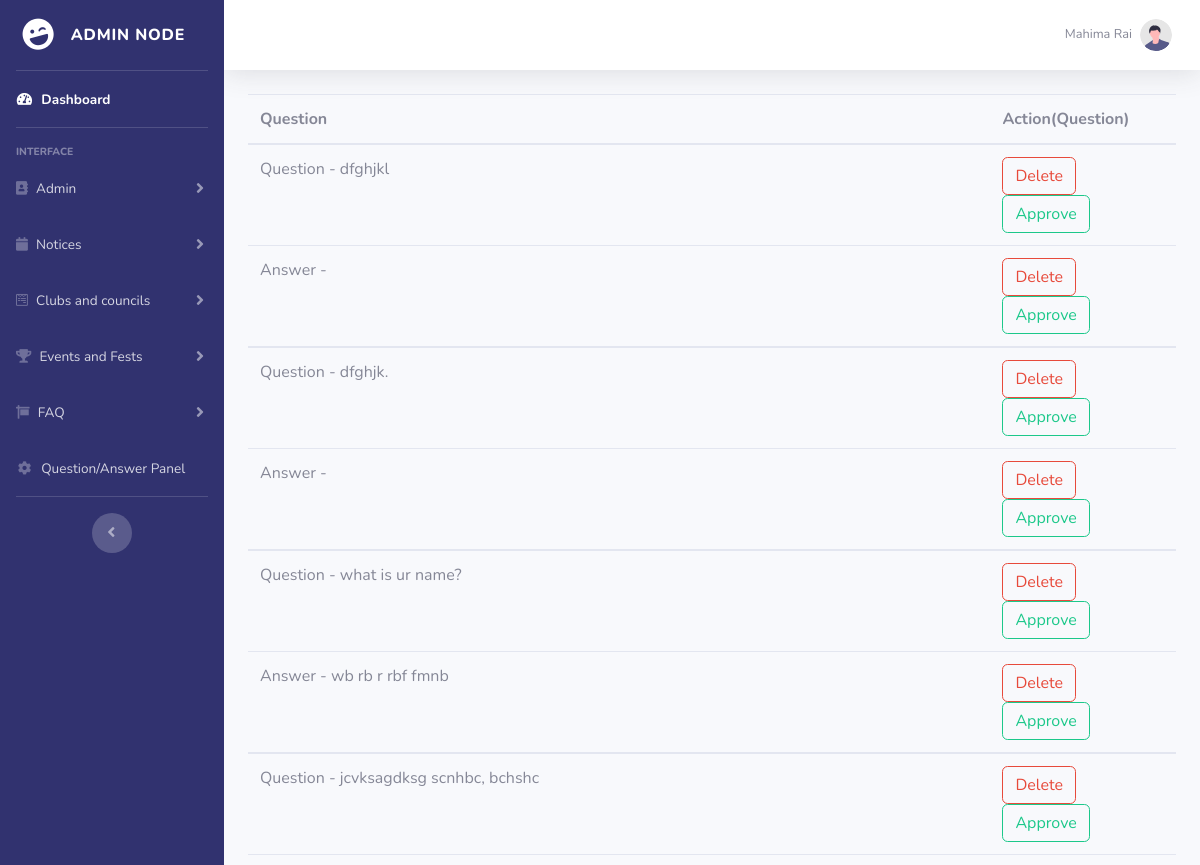
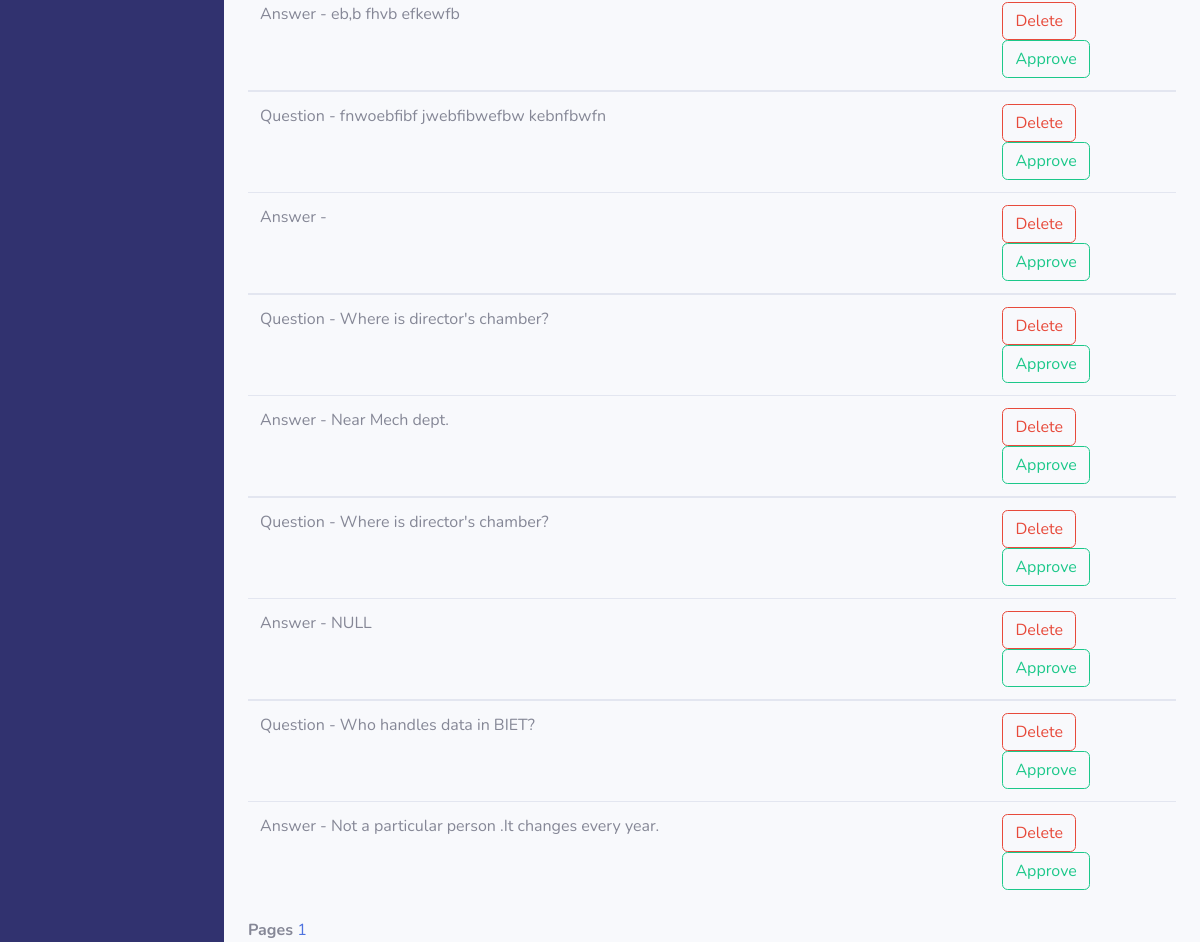
The app's page /ques_ans.php (signed in) with its own data (2 pictures, top to bottom).
### tables this page shows
CREATE TABLE `q_and_a` (
  `id` int(5) NOT NULL,
  `question` varchar(2000) NOT NULL,
  `ques_approved` tinyint(1) DEFAULT NULL,
  `ques_answered` tinyint(1) NOT NULL,
  `answer` varchar(10000) NOT NULL,
  `ans_approved` tinyint(1) DEFAULT NULL,
  `ans_by` varchar(100) NOT NULL
);

### ques_ans.php (the view, shortened to what this page needs)
<!DOCTYPE html>
<html lang="en" dir="ltr">
<head>
  <link href="vendor/fontawesome-free/css/all.min.css" rel="stylesheet" type="text/css">
  <link href="css/sb-admin-2.min.css" rel="stylesheet">
</head>
<body id="page-top">
  <div id="wrapper">
    <?php
    include 'include/sidebar.php'
    ?>
    <div id="content-wrapper" class="d-flex flex-column">
      <div id="content">
        <?php
        include 'include/topbar.php'
        ?>
        <div class="container-fluid">
          <?php
          $con = mysqli_connect("localhost", "root", "");
          mysqli_select_db($con, "campus_cauldron");
          if (isset($_GET["page"])) {
            $page = $_GET["page"];
          } else {
            $page = 1;
          };
          $start_from = ($page - 1) * 20;
          $sql = "select * from q_and_a  ORDER BY id DESC LIMIT $start_from, 20";
          $rs_result = mysqli_query($con, $sql);
          ?>
          <table class="table">
            <thead>
              <tr>
                <th width="80">Question</th>
                <th width="20%">Action(Question)</th>
              </tr>
            </thead>
            <?php
            while ($row = mysqli_fetch_assoc($rs_result)) {
            ?>
              <tbody>
                <tr>
                  <td> <?php
                        echo "Question " . "- " . " ";
                        echo $row["question"]; ?> </td>
                  <td><a class="btn btn-outline-danger" href='ques_delete.php?key1=<?php echo $row["id"]; ?>'>Delete</a>
                    <a class="btn btn-outline-success" href='ques_approve.php?key1=<?php echo $row["id"]; ?>'>Approve</a>
                  </td>
                </tr>
                <tr>
                  <td><?php
                      echo "Answer " . "- " . " ";
                      echo $row["answer"]; ?></td>
                  <td><a class="btn btn-outline-danger" href='ans_delete.php?key1=<?php echo $row["id"]; ?>'>Delete</a>
                    <a class="btn btn-outline-success" href='ans_approve.php?key1=<?php echo $row["id"]; ?>'>Approve</a>
                  </td>
                </tr>
              </tbody>
            <?php
            };
            ?>
          </table>
          <strong>Pages </strong>
          <?php
          $sql = "SELECT COUNT(question) FROM q_and_a";
          $rs_result = mysqli_query($con, $sql);
          $row = mysqli_fetch_row($rs_result);
          $total_records = $row[0];
          $total_pages = ceil($total_records / 20);
          for ($i = 1; $i <= $total_pages; $i++) {
            echo "<a href='viewuser.php?page=" . $i . "' class='navigation_item selected_navigation_item'>" . $i . "</a> ";
          };
          ?>
        </div>
</body>
</html>

### records on screen
q_and_a: question "dfghjkl"
q_and_a: question "dfghjk."
q_and_a: question "what is ur name?", answer "wb rb r rbf fmnb"
q_and_a: question "jcvksagdksg scnhbc, bchshc", answer "eb,b fhvb efkewfb"
q_and_a: question "fnwoebfibf jwebfibwefbw kebnfbwfn"
q_and_a: question "Where is director's chamber?", answer "Near Mech dept."
q_and_a: question "Where is director's chamber?", answer "NULL"
q_and_a: question "Who handles data in BIET?", answer "Not a particular person .It changes every year."

### other values on screen
$_SESSION['username'] "Mahima Rai"
